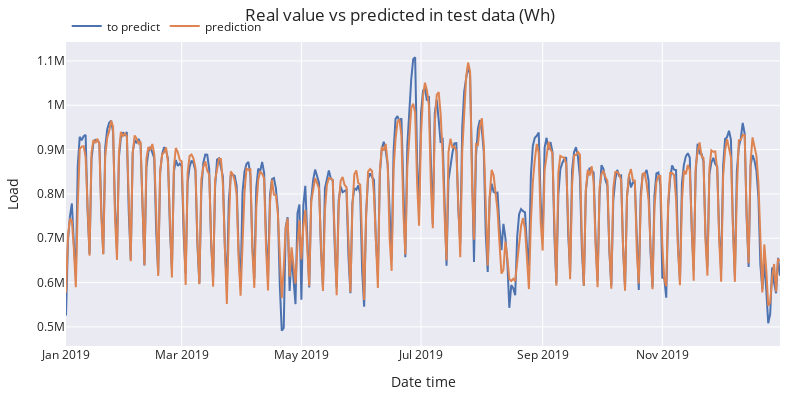

Source (notebook cell):
### Markdown cell above
As it can be seen, tuning the hyperparameters has returned a lower MAE, i.e., 22140.38 Wh compared to previous 22473.214169529892 Wh. The new plot of the predictions is provided.

## Results, limitations and future work

The MAE has been used as perfomance metric in this study. This is computed as follows:

$ MAE = \frac{\sum_{i=1}^{N}|y_i - \hat{y}_i|}{N} $ 

where $ N $ is the number of test data, $ y_i $ and $ \hat{y}_i $ are the true and predicted values. The MAE provides a measure of the average magnitude of errors between your predictions and the actual values. A lower MAE indicates smaller errors on average, suggesting that the predictions are closer to the actual values. The MAE is expressed in the same units as the original data, making it interpretable.

In the current case, a MAE of 22140.38 Wh migth be considered acceptable or not depending on the specific application of the current analysis. Such error is at least one order of magnitude lower than the minimum power load in the datasets, i.e., approximately 500k Wh, occurring in April 2019. The percentage error is thus around 4%. From the previous plot, one sees that the minimum and maximum values are not well approximated by the predictions in April and June, respectively. This is seen also in the next figure, showing the magnitude of the residuals with respect to time.

### Code cell
# Plot predictions vs real value
# ======================================================================================
fig = go.Figure()
trace1 = go.Scatter(x=data_test.index, y=data_test['Load'], name="to predict", mode="lines")
trace2 = go.Scatter(x=predictions.index, y=predictions['pred'], name="prediction", mode="lines")
fig.add_trace(trace1)
fig.add_trace(trace2)
fig.update_layout(
    title="Real value vs predicted in test data (Wh)",
    xaxis_title="Date time",
    yaxis_title="Load",
    width=800,
    height=400,
    margin=dict(l=20, r=20, t=35, b=20),
    legend=dict(
        orientation="h",
        yanchor="top",
        y=1.1,
        xanchor="left",
        x=0.001
    )
)

### Figure 1 — Plotly figure (JSON) as saved in the notebook; plotly's stock layout.template omitted (floating-point values rounded to 4 significant figures; data arrays with more than 128 entries replaced by an {"elided": "..."} marker saying what was removed)
{"data": [{"mode": "lines", "name": "to predict", "type": "scatter", "x": {"elided": "365 str values"}, "y": {"elided": "365 float values"}}, {"mode": "lines", "name": "prediction", "type": "scatter", "x": {"elided": "365 str values"}, "y": {"elided": "365 float values"}}], "layout": {"height": 400, "legend": {"orientation": "h", "x": 0.001, "xanchor": "left", "y": 1.1, "yanchor": "top"}, "margin": {"b": 20, "l": 20, "r": 20, "t": 35}, "title": {"text": "Real value vs predicted in test data (Wh)"}, "width": 800, "xaxis": {"title": {"text": "Date time"}}, "yaxis": {"title": {"text": "Load"}}}}
